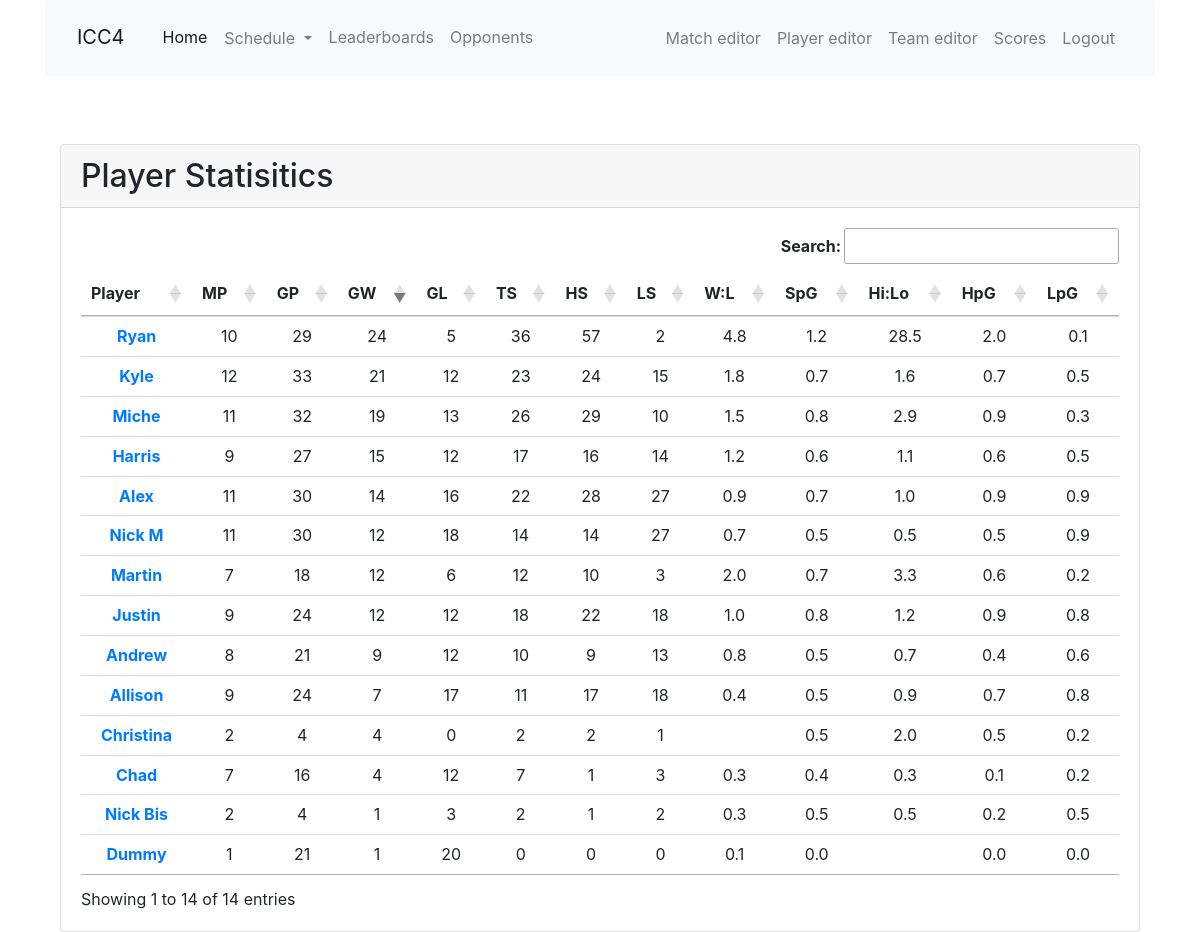
The page /leaderboard on the database as committed earlier.
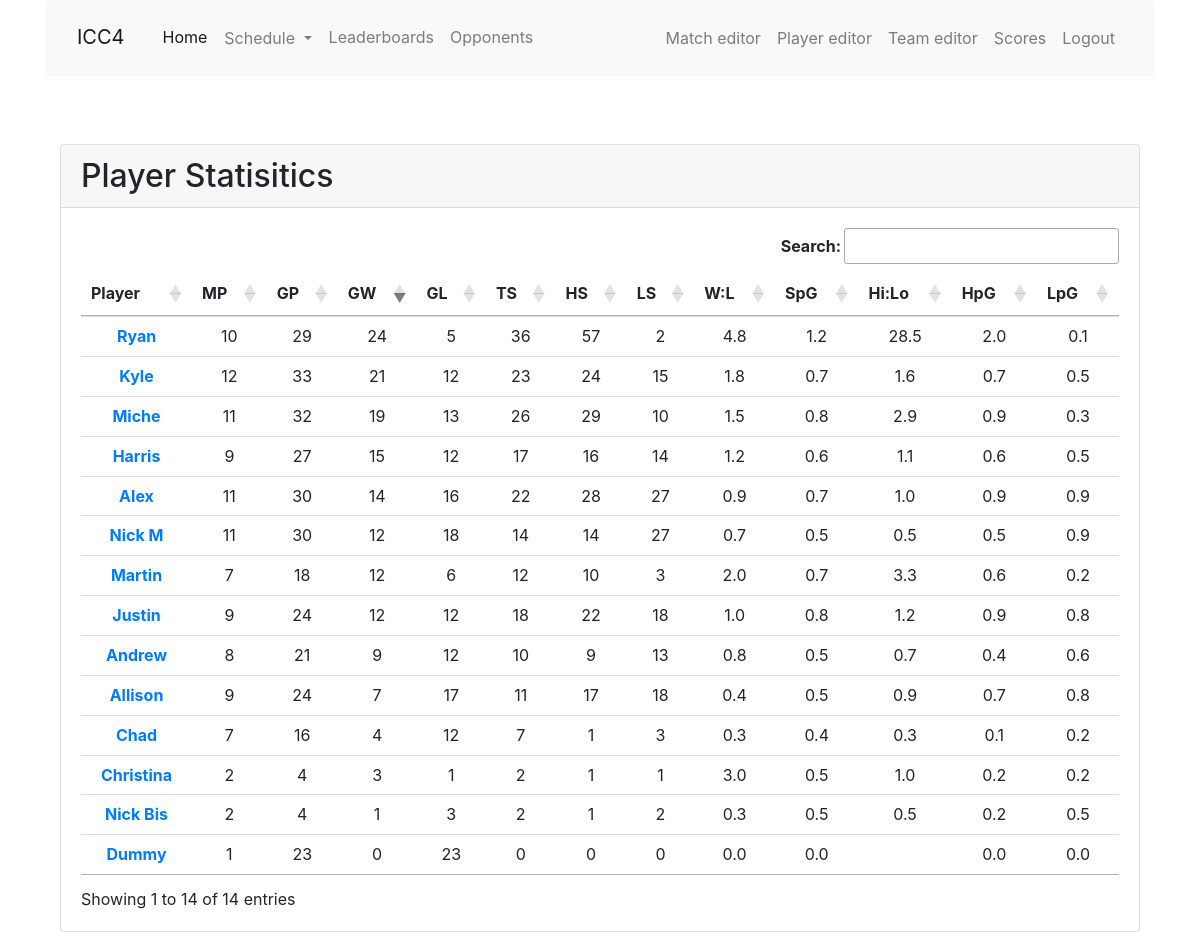
The same page on the database as committed later.
### app/models.py (models this page shows, shortened)
class PlayerSeasonStats(db.Model):
    id = db.Column(db.Integer, primary_key=True)
    player_id = db.Column(db.Integer, db. ForeignKey('player.id'))
    player = db.relationship('Player')
    season_id = db.Column(db.Integer, db. ForeignKey('season.id'))
    season = db.relationship('Season')
    matches_played = db.Column(db.Integer)
    matches_won = db.Column(db.Integer)
    matches_lost = db.Column(db.Integer)
    games_played = db.Column(db.Integer)
    games_won = db.Column(db.Integer)
    games_lost = db.Column(db.Integer)
    total_stars = db.Column(db.Integer)
    total_high_scores = db.Column(db.Integer)
    total_low_scores = db.Column(db.Integer)
    '''
    filters = [filter1,filter2,...]
    query....filter(*filters).count()
    '''
    @hybrid_property
    def gp(self):
        return PlayerGame.query.filter_by(player_id=self.player_id).join(Game).join(Match).\
                filter_by(season=self.season).distinct().count()
    @hybrid_property
    def gw(self):
        return PlayerGame.query.filter_by(player_id=self.player_id).join(Game).filter_by(win=True).join(Match).\
                filter_by(season=self.season).distinct().count()
    @hybrid_property
    def gl(self):
        return PlayerGame.query.filter_by(player_id=self.player_id).join(Game).filter_by(win=False).join(Match).\
                filter_by(season=self.season).distinct().count()

class Player(db.Model):
    id = db.Column(db.Integer, primary_key=True)
    nickname = db.Column(db.String(64), index=True, unique=True)
    first_name = db.Column(db.String(64), index=True)
    last_name = db.Column(db.String(64), index=True)
    games = association_proxy('games_association', 'game')
    last_match_id = db.Column(db.Integer, db.ForeignKey('match.id'))
    last_match = db.relationship('Match', foreign_keys=[last_match_id])
    first_match_id = db.Column(db.Integer, db.ForeignKey('match.id'))
    first_match = db.relationship('Match', foreign_keys=[first_match_id])
    high_scores = db.relationship('HighScore', back_populates='player', lazy='dynamic')
    low_scores = db.relationship('LowScore', back_populates='player', lazy='dynamic')

### app/main/routes.py (the view)
@bp.route('/leaderboard',  methods=['GET', 'POST'])
def leaderboard():
    roster = Player.query.all()
    season = season_from_date(date.today())
    stats = PlayerSeasonStats.query.filter_by(season=season)
    return render_template('leaderboard.html', roster=roster, stats=stats, season=season)

### app/models.py (called while the page is built)
def season_from_date(date):
    season = Season.query.filter(Season.start_date <= date).filter(Season.end_date >= date).first()
    return season

### app/templates/leaderboard.html (shortened to what this page needs)
{% extends "base.html" %}
{% import 'bootstrap/wtf.html' as wtf %}
{% block app_content %}
<div class="col-12 mt-2 mx-auto">
  <div class="card h-100">
    <h2 class="card-header">Player Statisitics</h2>
    <div class="card-body table-responsive">
      <table id="pStats" class="table table-hover text-center">
        <thead>
          <tr>
            <th scope="col">Player</th>
            <th scope="col" data-toggle="tooltip" data-placement="top" title="Matches played">MP</th>
            <th scope="col" data-toggle="tooltip" data-placement="top" title="Games played">GP</th>
            <th scope="col" data-toggle="tooltip" data-placement="top" title="Game wins">GW</th>
            <th scope="col" data-toggle="tooltip" data-placement="top" title="Game losses">GL</th>
            <th scope="col" data-toggle="tooltip" data-placement="top" title="Total Stars">TS</th>
            <th scope="col" data-toggle="tooltip" data-placement="top" title="Total High Scores">HS</th>
            <th scope="col" data-toggle="tooltip" data-placement="top" title="Total Low Score">LS</th>
            <th scope="col" data-toggle="tooltip" data-placement="top" title="Win:Loss">W:L</th>
            <th scope="col" data-toggle="tooltip" data-placement="top" title="Stars per game">SpG</th>
            <th scope="col" data-toggle="tooltip" data-placement="top" title="High:Low scores">Hi:Lo</th>
            <th scope="col" data-toggle="tooltip" data-placement="top" title="High scores per game">HpG</th>
            <th scope="col" data-toggle="tooltip" data-placement="top" title="Low scores per game">LpG</th>
        </thead>
        <tbody>
          {% for s in stats %}
          <tr>
            <th scope="row"><a href="{{ url_for('main.player', nickname=s.player.nickname) }}">{{ s.player.nickname }}</a></th>
            <td>{{ s.matches_played }}</td>
            <td>{{ s.games_played }}</td>
            <td>{{ s.games_won }}</td>
            <td>{{ s.games_lost }}</td>
            <td>{{ s.total_stars }}</td>
            <td>{{ s.total_high_scores }}</td>
            <td>{{ s.total_low_scores }}</td>
            <td>{% if s.games_lost > 0 %}{{ (s.games_won/s.games_lost)|round(1, 'common') }}{% endif %}</td>
            <td>{% if s.games_played > 0 %}{{ (s.total_stars/s.games_played)|round(1, 'common') }}{% endif %}</td>
            <td>{% if s.total_low_scores  > 0 %}{{ (s.total_high_scores/s.total_low_scores)|round(1, 'common') }}{% endif %}</td>
            <td>{% if s.games_played > 0 %}{{ (s.total_high_scores/s.games_played)|round(1, 'common') }}{% endif %}</td>
            <td>{% if s.games_played > 0 %}{{ (s.total_low_scores/s.games_played)|round(1, 'common') }}{% endif %}</td>
          </tr>
          {% endfor %}
        </tbody>
      </table>
    </div>
  </div>
</div>
{% endblock %}

### app/templates/base.html (shortened to what this page needs)
{% extends 'bootstrap/base.html' %}
{% block head %}
{{super()}}
  <link rel="stylesheet" href="https://stackpath.bootstrapcdn.com/bootstrap/4.1.3/css/bootstrap.min.css">
  <link rel="stylesheet" type="text/css" href="https://cdn.datatables.net/1.10.19/css/jquery.dataTables.css">
  <link rel="stylesheet" href="https://use.fontawesome.com/releases/v5.6.1/css/all.css">
  <link rel="stylesheet" href="{{ url_for('static', filename='css/main.css') }}">
{% endblock %}
{% block navbar %}
<div class="container">
<nav class="navbar navbar-expand-md navbar-light bg-light">
  <a class="navbar-brand mt-2 mr-auto" href="{{ url_for('main.index') }}">ICC4</a>
  <div class="collapse navbar-collapse" id="navbarTogglerDemo02">
    <ul class="navbar-nav mr-auto mt-2 mt-lg-0">
      <li class="nav-item active">
        <a class="nav-link" href="{{ url_for('main.index') }}">Home<span class="sr-only">(current)</span></a>
      </li>
      <li class="nav-item dropdown">
          <a class="btn nav-link dropdown-toggle" href="{{ url_for('main.schedule') }}" role="button" id="dropdownMenuLink" data-toggle="dropdown" aria-haspopup="true" aria-expanded="false">
            Schedule
          </a>
      </li>
      <li class="nav-item">
        <a class="nav-link" href="{{ url_for('main.leaderboard') }}">Leaderboards</a>
      </li>
      <li class="nav-item">
        <a class="nav-link" href="{{ url_for('main.opponent') }}">Opponents</a>
      </li>
    </ul>
    <ul class="navbar-nav mt-2 mt-lg-0">
    {% if False %}
      <li><a href="">Login</a></li>
    {% else %}
      <li class="nav-item">
        <a class="nav-link" href="{{ url_for('main.match_edit') }}">Match editor</a>
      </li>
      <li class="nav-item">
        <a class="nav-link" href="{{ url_for('main.player_edit') }}">Player editor</a>
      </li>
      <li class="nav-item">
        <a class="nav-link" href="{{ url_for('main.team_edit') }}">Team editor</a>
      </li>
      <li class="nav-item">
        <a class="nav-link" href="{{ url_for('main.enter_score') }}">Scores</a>
      </li>
      <li class="nav-item">
        <a class="nav-link" href="">Logout</a>
      </li>
    {% endif %}
    </ul>
  </div>
</nav>
</div>
{% endblock %}
{% block content %}
<div class="container">
    {% block app_content %}{% endblock %}
  </div>
{% endblock %}

### app/static/css/main.css (style rules this page uses)
html { font-size: 100%; }

Rows that differ between the two databases and show on the page:
changed PlayerSeasonStats "Christina": games_won "4" → "3"; games_lost "0" → "1"; total_high_scores "2" → "1"; (s.games_won/s.games_lost)|round(1,'common') (not shown) → "3.0"; (s.total_high_scores/s.total_low_scores)|round(1,'common') "2.0" → "1.0"; (s.total_high_scores/s.games_played)|round(1,'common') "0.5" → "0.2"
changed PlayerSeasonStats "Dummy": games_played "21" → "23"; games_won "1" → "0"; games_lost "20" → "23"; (s.games_won/s.games_lost)|round(1,'common') "0.1" → "0.0"
